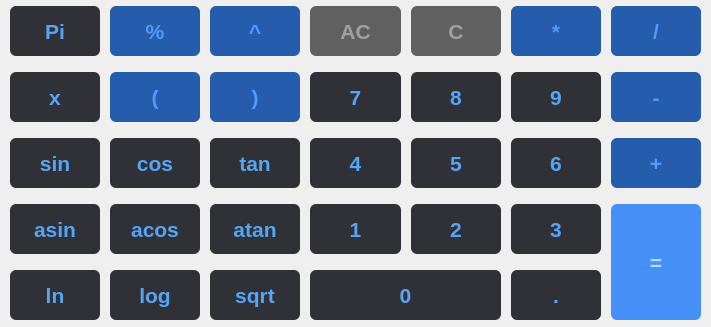
     <widget class="QWidget" name="gridLayoutWidget">
      <property name="geometry">
       <rect>
        <x>0</x>
        <y>100</y>
        <width>711</width>
        <height>327</height>
       </rect>
      </property>
      <layout class="QGridLayout" name="Numpad">
       <property name="sizeConstraint">
        <enum>QLayout::SetDefaultConstraint</enum>
       </property>
       <property name="leftMargin">
        <number>10</number>
       </property>
       <property name="topMargin">
        <number>0</number>
       </property>
       <property name="rightMargin">
        <number>10</number>
       </property>
       <property name="bottomMargin">
        <number>0</number>
       </property>
       <property name="spacing">
        <number>10</number>
       </property>
       <item row="0" column="5">
        <widget class="QPushButton" name="btnMul">
         <property name="sizePolicy">
          <sizepolicy hsizetype="Minimum" vsizetype="Fixed">
           <horstretch>0</horstretch>
           <verstretch>0</verstretch>
          </sizepolicy>
         </property>
         <property name="minimumSize">
          <size>
           <width>0</width>
           <height>50</height>
          </size>
         </property>
         <property name="font">
          <font>
           <pointsize>16</pointsize>
           <italic>false</italic>
           <bold>true</bold>
           <underline>false</underline>
           <strikeout>false</strikeout>
          </font>
         </property>
         <property name="styleSheet">
          <string notr="true">QPushButton {
	border-radius: 6px;
	background-color: rgb(38, 92, 172);
	color: rgb(83, 155, 248)
}

QPushButton::pressed {
	background-color: rgb(94, 152, 215);
	color: rgb(193, 216, 237);
}</string>
         </property>
         <property name="text">
          <string>*</string>
         </property>
        </widget>
       </item>
       <item row="1" column="5">
        <widget class="QPushButton" name="btnNine">
         <property name="sizePolicy">
          <sizepolicy hsizetype="Minimum" vsizetype="Fixed">
           <horstretch>0</horstretch>
           <verstretch>0</verstretch>
          </sizepolicy>
         </property>
         <property name="minimumSize">
          <size>
           <width>0</width>
           <height>50</height>
          </size>
         </property>
         <property name="font">
          <font>
           <pointsize>16</pointsize>
           <bold>true</bold>
          </font>
         </property>
         <property name="styleSheet">
          <string notr="true">QPushButton {
	border-radius: 6px;
	background-color: rgb(48, 49, 54);
	color: rgb(84, 165, 248);
}

QPushButton::pressed {
	background-color: rgb(94, 152, 215);
	color: rgb(193, 216, 237);
}</string>
         </property>
         <property name="text">
          <string>9</string>
         </property>
        </widget>
       </item>
       <item row="4" column="0">
        <widget class="QPushButton" name="btnLn">
         <property name="sizePolicy">
          <sizepolicy hsizetype="Minimum" vsizetype="Fixed">
           <horstretch>0</horstretch>
           <verstretch>50</verstretch>
          </sizepolicy>
         </property>
         <property name="minimumSize">
          <size>
           <width>0</width>
           <height>50</height>
          </size>
         </property>
         <property name="font">
          <font>
           <pointsize>16</pointsize>
           <bold>true</bold>
          </font>
         </property>
         <property name="styleSheet">
          <string notr="true">QPushButton {
	border-radius: 6px;
	background-color: rgb(48, 49, 54);
	color: rgb(84, 165, 248);
}

QPushButton::pressed {
	background-color: rgb(94, 152, 215);
	color: rgb(193, 216, 237);
}</string>
         </property>
         <property name="text">
          <string>ln</string>
         </property>
        </widget>
       </item>
       <item row="1" column="2">
        <widget class="QPushButton" name="btnCloseBracket">
         <property name="sizePolicy">
          <sizepolicy hsizetype="Minimum" vsizetype="Fixed">
           <horstretch>0</horstretch>
           <verstretch>0</verstretch>
          </sizepolicy>
         </property>
         <property name="minimumSize">
          <size>
           <width>0</width>
           <height>50</height>
          </size>
         </property>
         <property name="font">
          <font>
           <pointsize>16</pointsize>
           <bold>true</bold>
          </font>
         </property>
         <property name="styleSheet">
          <string notr="true">QPushButton {
	border-radius: 6px;
	background-color: rgb(38, 92, 172);
	color: rgb(83, 155, 248)
}

QPushButton::pressed {
	background-color: rgb(94, 152, 215);
	color: rgb(193, 216, 237);
}</string>
         </property>
         <property name="text">
          <string>)</string>
         </property>
        </widget>
       </item>
       <item row="3" column="1">
        <widget class="QPushButton" name="btnAcos">
         <property name="sizePolicy">
          <sizepolicy hsizetype="Minimum" vsizetype="Fixed">
           <horstretch>0</horstretch>
           <verstretch>0</verstretch>
          </sizepolicy>
         </property>
         <property name="minimumSize">
          <size>
           <width>0</width>
           <height>50</height>
          </size>
         </property>
         <property name="font">
          <font>
           <pointsize>16</pointsize>
           <bold>true</bold>
          </font>
         </property>
         <property name="styleSheet">
          <string notr="true">QPushButton {
	border-radius: 6px;
	background-color: rgb(48, 49, 54);
	color: rgb(84, 165, 248);
}

QPushButton::pressed {
	background-color: rgb(94, 152, 215);
	color: rgb(193, 216, 237);
}</string>
         </property>
         <property name="text">
          <string>acos</string>
         </property>
        </widget>
       </item>
       <item row="3" column="6" rowspan="2">
        <widget class="QPushButton" name="btnResult">
         <property name="sizePolicy">
          <sizepolicy hsizetype="Minimum" vsizetype="MinimumExpanding">
           <horstretch>0</horstretch>
           <verstretch>0</verstretch>
          </sizepolicy>
         </property>
         <property name="minimumSize">
          <size>
           <width>0</width>
           <height>0</height>
          </size>
         </property>
         <property name="font">
          <font>
           <pointsize>16</pointsize>
           <bold>true</bold>
          </font>
         </property>
         <property name="styleSheet">
          <string notr="true">QPushButton {
	border-radius: 6px;
	background-color: rgb(69, 143, 247);
	color: rgb(186, 217, 251);
}

QPushButton::pressed {
	background-color: rgb(94, 152, 215);
	color: rgb(193, 216, 237);
}</string>
         </property>
         <property name="text">
          <string>=</string>
         </property>
        </widget>
       </item>
       <item row="4" column="2">
        <widget class="QPushButton" name="btnSqrt">
         <property name="sizePolicy">
          <sizepolicy hsizetype="Minimum" vsizetype="Fixed">
           <horstretch>0</horstretch>
           <verstretch>0</verstretch>
          </sizepolicy>
         </property>
         <property name="minimumSize">
          <size>
           <width>0</width>
           <height>50</height>
          </size>
         </property>
         <property name="font">
          <font>
           <pointsize>16</pointsize>
           <bold>true</bold>
          </font>
         </property>
         <property name="styleSheet">
          <string notr="true">QPushButton {
	border-radius: 6px;
	background-color: rgb(48, 49, 54);
	color: rgb(84, 165, 248);
}

QPushButton::pressed {
	background-color: rgb(94, 152, 215);
	color: rgb(193, 216, 237);
}</string>
         </property>
         <property name="text">
          <string>sqrt</string>
         </property>
        </widget>
       </item>
       <item row="3" column="2">
        <widget class="QPushButton" name="btnAtan">
         <property name="sizePolicy">
          <sizepolicy hsizetype="Minimum" vsizetype="Fixed">
           <horstretch>0</horstretch>
           <verstretch>0</verstretch>
          </sizepolicy>
         </property>
         <property name="minimumSize">
          <size>
           <width>0</width>
           <height>50</height>
          </size>
         </property>
         <property name="font">
          <font>
           <pointsize>16</pointsize>
           <bold>true</bold>
          </font>
         </property>
         <property name="styleSheet">
          <string notr="true">QPushButton {
	border-radius: 6px;
	background-color: rgb(48, 49, 54);
	color: rgb(84, 165, 248);
}

QPushButton::pressed {
	background-color: rgb(94, 152, 215);
	color: rgb(193, 216, 237);
}</string>
         </property>
         <property name="text">
          <string>atan</string>
         </property>
        </widget>
       </item>
       <item row="2" column="3">
        <widget class="QPushButton" name="btnFour">
         <property name="sizePolicy">
          <sizepolicy hsizetype="Minimum" vsizetype="Fixed">
           <horstretch>0</horstretch>
           <verstretch>0</verstretch>
          </sizepolicy>
         </property>
         <property name="minimumSize">
          <size>
           <width>0</width>
           <height>50</height>
          </size>
         </property>
         <property name="font">
          <font>
           <pointsize>16</pointsize>
           <bold>true</bold>
          </font>
         </property>
         <property name="styleSheet">
          <string notr="true">QPushButton {
	border-radius: 6px;
	background-color: rgb(48, 49, 54);
	color: rgb(84, 165, 248);
}

QPushButton::pressed {
	background-color: rgb(94, 152, 215);
	color: rgb(193, 216, 237);
}</string>
         </property>
         <property name="text">
          <string>4</string>
         </property>
        </widget>
       </item>
       <item row="2" column="2">
        <widget class="QPushButton" name="btnTan">
         <property name="sizePolicy">
          <sizepolicy hsizetype="Minimum" vsizetype="Fixed">
           <horstretch>0</horstretch>
           <verstretch>0</verstretch>
          </sizepolicy>
         </property>
         <property name="minimumSize">
          <size>
           <width>0</width>
           <height>50</height>
          </size>
         </property>
         <property name="font">
          <font>
           <pointsize>16</pointsize>
           <bold>true</bold>
          </font>
         </property>
         <property name="styleSheet">
          <string notr="true">QPushButton {
	border-radius: 6px;
	background-color: rgb(48, 49, 54);
	color: rgb(84, 165, 248);
}

QPushButton::pressed {
	background-color: rgb(94, 152, 215);
	color: rgb(193, 216, 237);
}</string>
         </property>
         <property name="text">
          <string>tan</string>
         </property>
        </widget>
       </item>
       <item row="3" column="0">
        <widget class="QPushButton" name="btnAsin">
         <property name="sizePolicy">
          <sizepolicy hsizetype="Minimum" vsizetype="Fixed">
           <horstretch>0</horstretch>
           <verstretch>0</verstretch>
          </sizepolicy>
         </property>
         <property name="minimumSize">
          <size>
           <width>0</width>
           <height>50</height>
          </size>
         </property>
         <property name="font">
          <font>
           <pointsize>16</pointsize>
           <bold>true</bold>
          </font>
         </property>
         <property name="styleSheet">
          <string notr="true">QPushButton {
	border-radius: 6px;
	background-color: rgb(48, 49, 54);
	color: rgb(84, 165, 248);
}

QPushButton::pressed {
	background-color: rgb(94, 152, 215);
	color: rgb(193, 216, 237);
}</string>
         </property>
         <property name="text">
          <string>asin</string>
         </property>
        </widget>
       </item>
       <item row="0" column="3">
        <widget class="QPushButton" name="btnAllClear">
         <property name="sizePolicy">
          <sizepolicy hsizetype="Minimum" vsizetype="Fixed">
           <horstretch>0</horstretch>
           <verstretch>0</verstretch>
          </sizepolicy>
         </property>
         <property name="minimumSize">
          <size>
           <width>0</width>
           <height>50</height>
          </size>
         </property>
         <property name="font">
          <font>
           <pointsize>16</pointsize>
           <bold>true</bold>
          </font>
         </property>
         <property name="styleSheet">
          <string notr="true">QPushButton {
	border-radius: 6px;
	background-color: rgb(96, 96, 97);
	color:  rgb(159, 161, 162);
}

QPushButton::pressed {
	background-color: rgb(94, 152, 215);
	color: rgb(193, 216, 237);
}</string>
         </property>
         <property name="text">
          <string>AC</string>
         </property>
        </widget>
       </item>
       <item row="0" column="2">
        <widget class="QPushButton" name="btnPow">
         <property name="sizePolicy">
          <sizepolicy hsizetype="Minimum" vsizetype="Fixed">
           <horstretch>0</horstretch>
           <verstretch>0</verstretch>
          </sizepolicy>
         </property>
         <property name="minimumSize">
          <size>
           <width>0</width>
           <height>50</height>
          </size>
         </property>
         <property name="font">
          <font>
           <pointsize>16</pointsize>
           <bold>true</bold>
          </font>
         </property>
         <property name="styleSheet">
          <string notr="true">QPushButton {
	border-radius: 6px;
	background-color: rgb(38, 92, 172);
	color: rgb(83, 155, 248)
}

QPushButton::pressed {
	background-color: rgb(94, 152, 215);
	color: rgb(193, 216, 237);
}</string>
         </property>
         <property name="text">
          <string>^</string>
         </property>
        </widget>
       </item>
       <item row="1" column="6">
        <widget class="QPushButton" name="btnSub">
         <property name="minimumSize">
          <size>
           <width>0</width>
           <height>50</height>
          </size>
         </property>
         <property name="font">
          <font>
           <pointsize>16</pointsize>
           <bold>true</bold>
          </font>
         </property>
         <property name="styleSheet">
          <string notr="true">QPushButton {
	border-radius: 6px;
	background-color: rgb(38, 92, 172);
	color: rgb(83, 155, 248)
}

QPushButton::pressed {
	background-color: rgb(94, 152, 215);
	color: rgb(193, 216, 237);
}</string>
         </property>
         <property name="text">
          <string>-</string>
         </property>
        </widget>
       </item>
       <item row="4" column="5">
        <widget class="QPushButton" name="btnDecPoint">
         <property name="sizePolicy">
          <sizepolicy hsizetype="Minimum" vsizetype="Fixed">
           <horstretch>0</horstretch>
           <verstretch>0</verstretch>
          </sizepolicy>
         </property>
         <property name="minimumSize">
          <size>
           <width>0</width>
           <height>50</height>
          </size>
         </property>
         <property name="font">
          <font>
           <pointsize>16</pointsize>
           <bold>true</bold>
          </font>
         </property>
         <property name="styleSheet">
          <string notr="true">QPushButton {
	border-radius: 6px;
	background-color: rgb(48, 49, 54);
	color: rgb(84, 165, 248);
}

QPushButton::pressed {
	background-color: rgb(94, 152, 215);
	color: rgb(193, 216, 237);
}</string>
         </property>
         <property name="text">
          <string>.</string>
         </property>
        </widget>
       </item>
       <item row="1" column="0">
        <widget class="QPushButton" name="btnX">
         <property name="sizePolicy">
          <sizepolicy hsizetype="Minimum" vsizetype="Fixed">
           <horstretch>0</horstretch>
           <verstretch>0</verstretch>
          </sizepolicy>
         </property>
         <property name="minimumSize">
          <size>
           <width>0</width>
           <height>50</height>
          </size>
         </property>
         <property name="font">
          <font>
           <pointsize>16</pointsize>
           <bold>true</bold>
          </font>
         </property>
         <property name="styleSheet">
          <string notr="true">QPushButton {
	border-radius: 6px;
	background-color: rgb(48, 49, 54);
	color: rgb(84, 165, 248);
}

QPushButton::pressed {
	background-color: rgb(94, 152, 215);
	color: rgb(193, 216, 237);
}</string>
         </property>
         <property name="text">
          <string>x</string>
         </property>
        </widget>
       </item>
       <item row="1" column="3">
        <widget class="QPushButton" name="btnSeven">
         <property name="sizePolicy">
          <sizepolicy hsizetype="Minimum" vsizetype="Fixed">
           <horstretch>0</horstretch>
           <verstretch>0</verstretch>
          </sizepolicy>
         </property>
         <property name="minimumSize">
          <size>
           <width>0</width>
           <height>50</height>
          </size>
         </property>
         <property name="font">
          <font>
           <pointsize>16</pointsize>
           <bold>true</bold>
          </font>
         </property>
         <property name="styleSheet">
          <string notr="true">QPushButton {
	border-radius: 6px;
	background-color: rgb(48, 49, 54);
	color: rgb(84, 165, 248);
}

QPushButton::pressed {
	background-color: rgb(94, 152, 215);
	color: rgb(193, 216, 237);
}</string>
         </property>
         <property name="text">
          <string>7</string>
         </property>
        </widget>
       </item>
       <item row="1" column="4">
        <widget class="QPushButton" name="btnEight">
         <property name="sizePolicy">
          <sizepolicy hsizetype="Minimum" vsizetype="Fixed">
           <horstretch>0</horstretch>
           <verstretch>0</verstretch>
          </sizepolicy>
         </property>
         <property name="minimumSize">
          <size>
           <width>0</width>
           <height>50</height>
          </size>
         </property>
         <property name="font">
          <font>
           <pointsize>16</pointsize>
           <bold>true</bold>
          </font>
         </property>
         <property name="styleSheet">
          <string notr="true">QPushButton {
	border-radius: 6px;
	background-color: rgb(48, 49, 54);
	color: rgb(84, 165, 248);
}

QPushButton::pressed {
	background-color: rgb(94, 152, 215);
	color: rgb(193, 216, 237);
}</string>
         </property>
         <property name="text">
          <string>8</string>
         </property>
        </widget>
       </item>
       <item row="2" column="4">
        <widget class="QPushButton" name="btnFive">
         <property name="sizePolicy">
          <sizepolicy hsizetype="Minimum" vsizetype="Fixed">
           <horstretch>0</horstretch>
           <verstretch>0</verstretch>
          </sizepolicy>
         </property>
         <property name="minimumSize">
          <size>
           <width>0</width>
           <height>50</height>
          </size>
         </property>
         <property name="font">
          <font>
           <pointsize>16</pointsize>
           <bold>true</bold>
          </font>
         </property>
         <property name="styleSheet">
          <string notr="true">QPushButton {
	border-radius: 6px;
	background-color: rgb(48, 49, 54);
	color: rgb(84, 165, 248);
}

QPushButton::pressed {
	background-color: rgb(94, 152, 215);
	color: rgb(193, 216, 237);
}</string>
         </property>
         <property name="text">
          <string>5</string>
         </property>
        </widget>
       </item>
       <item row="2" column="1">
        <widget class="QPushButton" name="btnCos">
         <property name="sizePolicy">
          <sizepolicy hsizetype="Minimum" vsizetype="Fixed">
           <horstretch>0</horstretch>
           <verstretch>0</verstretch>
          </sizepolicy>
         </property>
         <property name="minimumSize">
          <size>
           <width>0</width>
           <height>50</height>
          </size>
         </property>
         <property name="font">
          <font>
           <pointsize>16</pointsize>
           <bold>true</bold>
          </font>
         </property>
         <property name="styleSheet">
          <string notr="true">QPushButton {
	border-radius: 6px;
	background-color: rgb(48, 49, 54);
	color: rgb(84, 165, 248);
}

QPushButton::pressed {
	background-color: rgb(94, 152, 215);
	color: rgb(193, 216, 237);
}</string>
         </property>
         <property name="text">
          <string>cos</string>
         </property>
        </widget>
       </item>
       <item row="0" column="6">
        <widget class="QPushButton" name="btnDiv">
         <property name="minimumSize">
          <size>
           <width>0</width>
           <height>50</height>
          </size>
         </property>
         <property name="font">
          <font>
           <pointsize>16</pointsize>
           <bold>true</bold>
          </font>
         </property>
         <property name="styleSheet">
          <string notr="true">QPushButton {
	border-radius: 6px;
	background-color: rgb(38, 92, 172);
	color: rgb(83, 155, 248)
}

QPushButton::pressed {
	background-color: rgb(94, 152, 215);
	color: rgb(193, 216, 237);
}</string>
         </property>
         <property name="text">
          <string>/</string>
         </property>
        </widget>
       </item>
       <item row="2" column="0">
        <widget class="QPushButton" name="btnSin">
         <property name="sizePolicy">
          <sizepolicy hsizetype="Minimum" vsizetype="Fixed">
           <horstretch>0</horstretch>
           <verstretch>0</verstretch>
          </sizepolicy>
         </property>
         <property name="minimumSize">
          <size>
           <width>0</width>
           <height>50</height>
          </size>
         </property>
         <property name="font">
          <font>
           <pointsize>16</pointsize>
           <bold>true</bold>
          </font>
         </property>
         <property name="styleSheet">
          <string notr="true">QPushButton {
	border-radius: 6px;
	background-color: rgb(48, 49, 54);
	color: rgb(84, 165, 248);
}

QPushButton::pressed {
	background-color: rgb(94, 152, 215);
	color: rgb(193, 216, 237);
}</string>
         </property>
         <property name="text">
          <string>sin</string>
         </property>
        </widget>
       </item>
       <item row="2" column="5">
        <widget class="QPushButton" name="btnSix">
         <property name="sizePolicy">
          <sizepolicy hsizetype="Minimum" vsizetype="Fixed">
           <horstretch>0</horstretch>
           <verstretch>0</verstretch>
          </sizepolicy>
         </property>
         <property name="minimumSize">
          <size>
           <width>0</width>
           <height>50</height>
          </size>
         </property>
         <property name="font">
          <font>
           <pointsize>16</pointsize>
           <bold>true</bold>
          </font>
         </property>
         <property name="styleSheet">
          <string notr="true">QPushButton {
	border-radius: 6px;
	background-color: rgb(48, 49, 54);
	color: rgb(84, 165, 248);
}

QPushButton::pressed {
	background-color: rgb(94, 152, 215);
	color: rgb(193, 216, 237);
}</string>
         </property>
         <property name="text">
          <string>6</string>
         </property>
        </widget>
       </item>
       <item row="3" column="5">
        <widget class="QPushButton" name="btnThree">
         <property name="sizePolicy">
          <sizepolicy hsizetype="Minimum" vsizetype="Fixed">
           <horstretch>0</horstretch>
           <verstretch>0</verstretch>
          </sizepolicy>
         </property>
         <property name="minimumSize">
          <size>
           <width>0</width>
           <height>50</height>
          </size>
         </property>
         <property name="font">
          <font>
           <pointsize>16</pointsize>
           <bold>true</bold>
          </font>
         </property>
         <property name="styleSheet">
          <string notr="true">QPushButton {
	border-radius: 6px;
	background-color: rgb(48, 49, 54);
	color: rgb(84, 165, 248);
}

QPushButton::pressed {
	background-color: rgb(94, 152, 215);
	color: rgb(193, 216, 237);
}</string>
         </property>
         <property name="text">
          <string>3</string>
         </property>
        </widget>
       </item>
       <item row="4" column="3" colspan="2">
        <widget class="QPushButton" name="btnZero">
         <property name="sizePolicy">
          <sizepolicy hsizetype="Minimum" vsizetype="Fixed">
           <horstretch>0</horstretch>
           <verstretch>0</verstretch>
          </sizepolicy>
         </property>
         <property name="minimumSize">
          <size>
           <width>0</width>
           <height>50</height>
          </size>
         </property>
         <property name="font">
          <font>
           <pointsize>16</pointsize>
           <bold>true</bold>
          </font>
         </property>
         <property name="styleSheet">
          <string notr="true">QPushButton {
	border-radius: 6px;
	background-color: rgb(48, 49, 54);
	color: rgb(84, 165, 248);
}

QPushButton::pressed {
	background-color: rgb(94, 152, 215);
	color: rgb(193, 216, 237);
}</string>
         </property>
         <property name="text">
          <string>0</string>
         </property>
        </widget>
       </item>
       <item row="0" column="4">
        <widget class="QPushButton" name="btnClear">
         <property name="sizePolicy">
          <sizepolicy hsizetype="Minimum" vsizetype="Fixed">
           <horstretch>0</horstretch>
           <verstretch>0</verstretch>
          </sizepolicy>
         </property>
         <property name="minimumSize">
          <size>
           <width>0</width>
           <height>50</height>
          </size>
         </property>
         <property name="font">
          <font>
           <pointsize>16</pointsize>
           <bold>true</bold>
          </font>
         </property>
         <property name="styleSheet">
          <string notr="true">QPushButton {
	border-radius: 6px;
	background-color: rgb(96, 96, 97);
	color:  rgb(159, 161, 162);
}

QPushButton::pressed {
	background-color: rgb(94, 152, 215);
	color: rgb(193, 216, 237);
}</string>
         </property>
         <property name="text">
          <string>C</string>
         </property>
        </widget>
       </item>
       <item row="0" column="0">
        <widget class="QPushButton" name="btnPi">
         <property name="sizePolicy">
          <sizepolicy hsizetype="Minimum" vsizetype="Fixed">
           <horstretch>0</horstretch>
           <verstretch>0</verstretch>
          </sizepolicy>
         </property>
         <property name="minimumSize">
          <size>
           <width>0</width>
           <height>50</height>
          </size>
         </property>
         <property name="font">
          <font>
           <pointsize>16</pointsize>
           <bold>true</bold>
          </font>
         </property>
         <property name="styleSheet">
          <string notr="true">QPushButton {
	border-radius: 6px;
	background-color: rgb(48, 49, 54);
	color: rgb(84, 165, 248);
}

QPushButton::pressed {
	background-color: rgb(94, 152, 215);
	color: rgb(193, 216, 237);
}</string>
         </property>
         <property name="text">
          <string>Pi</string>
         </property>
        </widget>
       </item>
       <item row="0" column="1">
        <widget class="QPushButton" name="btnMod">
         <property name="sizePolicy">
          <sizepolicy hsizetype="Minimum" vsizetype="Minimum">
           <horstretch>0</horstretch>
           <verstretch>0</verstretch>
          </sizepolicy>
         </property>
         <property name="minimumSize">
          <size>
           <width>0</width>
           <height>50</height>
          </size>
         </property>
         <property name="font">
          <font>
           <pointsize>16</pointsize>
           <bold>true</bold>
          </font>
         </property>
         <property name="styleSheet">
          <string notr="true">QPushButton {
	border-radius: 6px;
	background-color: rgb(38, 92, 172);
	color: rgb(83, 155, 248)
}

QPushButton::pressed {
	background-color: rgb(94, 152, 215);
	color: rgb(193, 216, 237);
}</string>
         </property>
         <property name="text">
          <string>%</string>
         </property>
        </widget>
       </item>
       <item row="2" column="6">
        <widget class="QPushButton" name="btnSum">
         <property name="sizePolicy">
          <sizepolicy hsizetype="Minimum" vsizetype="Fixed">
           <horstretch>0</horstretch>
           <verstretch>0</verstretch>
          </sizepolicy>
         </property>
         <property name="minimumSize">
          <size>
           <width>0</width>
           <height>50</height>
          </size>
         </property>
         <property name="font">
          <font>
           <pointsize>16</pointsize>
           <bold>true</bold>
          </font>
         </property>
         <property name="styleSheet">
          <string notr="true">QPushButton {
	border-radius: 6px;
	background-color: rgb(38, 92, 172);
	color: rgb(83, 155, 248)
}

QPushButton::pressed {
	background-color: rgb(94, 152, 215);
	color: rgb(193, 216, 237);
}</string>
         </property>
         <property name="text">
          <string>+</string>
         </property>
        </widget>
       </item>
       <item row="3" column="3">
        <widget class="QPushButton" name="btnOne">
         <property name="sizePolicy">
          <sizepolicy hsizetype="Minimum" vsizetype="Fixed">
           <horstretch>0</horstretch>
           <verstretch>0</verstretch>
          </sizepolicy>
         </property>
         <property name="minimumSize">
          <size>
           <width>0</width>
           <height>50</height>
          </size>
         </property>
         <property name="font">
          <font>
           <pointsize>16</pointsize>
           <bold>true</bold>
          </font>
         </property>
         <property name="styleSheet">
          <string notr="true">QPushButton {
	border-radius: 6px;
	background-color: rgb(48, 49, 54);
	color: rgb(84, 165, 248);
}

QPushButton::pressed {
	background-color: rgb(94, 152, 215);
	color: rgb(193, 216, 237);
}</string>
         </property>
         <property name="text">
          <string>1</string>
         </property>
        </widget>
       </item>
       <item row="1" column="1">
        <widget class="QPushButton" name="btnOpenBracket">
         <property name="sizePolicy">
          <sizepolicy hsizetype="Minimum" vsizetype="Fixed">
           <horstretch>0</horstretch>
           <verstretch>0</verstretch>
          </sizepolicy>
         </property>
         <property name="minimumSize">
          <size>
           <width>0</width>
           <height>50</height>
          </size>
         </property>
         <property name="font">
          <font>
           <pointsize>16</pointsize>
           <bold>true</bold>
          </font>
         </property>
         <property name="styleSheet">
          <string notr="true">QPushButton {
	border-radius: 6px;
	background-color: rgb(38, 92, 172);
	color: rgb(83, 155, 248)
}

QPushButton::pressed {
	background-color: rgb(94, 152, 215);
	color: rgb(193, 216, 237);
}</string>
         </property>
         <property name="text">
          <string>(</string>
         </property>
        </widget>
       </item>
       <item row="3" column="4">
        <widget class="QPushButton" name="btnTwo">
         <property name="sizePolicy">
          <sizepolicy hsizetype="Minimum" vsizetype="Fixed">
           <horstretch>0</horstretch>
           <verstretch>0</verstretch>
          </sizepolicy>
         </property>
         <property name="minimumSize">
          <size>
           <width>0</width>
           <height>50</height>
          </size>
         </property>
         <property name="font">
          <font>
           <pointsize>16</pointsize>
           <bold>true</bold>
          </font>
         </property>
         <property name="styleSheet">
          <string notr="true">QPushButton {
	border-radius: 6px;
	background-color: rgb(48, 49, 54);
	color: rgb(84, 165, 248);
}

QPushButton::pressed {
	background-color: rgb(94, 152, 215);
	color: rgb(193, 216, 237);
}</string>
         </property>
         <property name="text">
          <string>2</string>
         </property>
        </widget>
       </item>
       <item row="4" column="1">
        <widget class="QPushButton" name="btnLog">
         <property name="sizePolicy">
          <sizepolicy hsizetype="Minimum" vsizetype="Fixed">
           <horstretch>0</horstretch>
           <verstretch>0</verstretch>
          </sizepolicy>
         </property>
         <property name="minimumSize">
          <size>
           <width>0</width>
           <height>50</height>
          </size>
         </property>
         <property name="font">
          <font>
           <pointsize>16</pointsize>
           <bold>true</bold>
          </font>
         </property>
         <property name="styleSheet">
          <string notr="true">QPushButton {
	border-radius: 6px;
	background-color: rgb(48, 49, 54);
	color: rgb(84, 165, 248);
}

QPushButton::pressed {
	background-color: rgb(94, 152, 215);
	color: rgb(193, 216, 237);
}</string>
         </property>
         <property name="text">
          <string>log</string>
         </property>
        </widget>
       </item>
      </layout>
     </widget>
